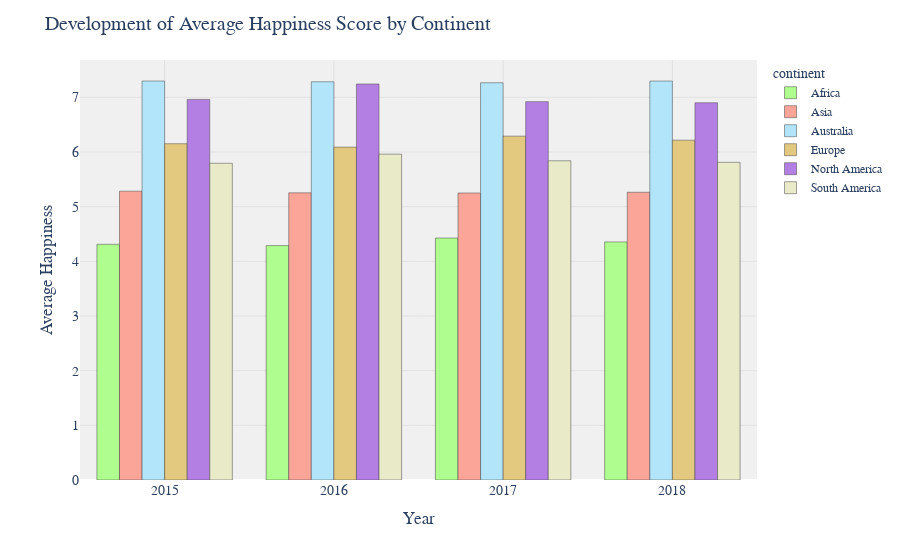
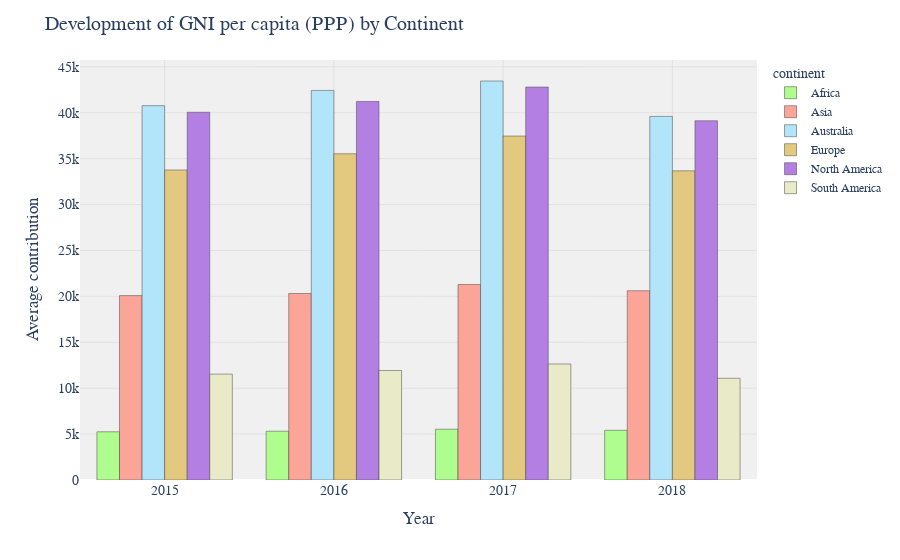

The notebook cell saved with these charts, in order:
### Code cell
continent_colors = {
    'Africa': '#AEFD8E',
    'Asia': '#FAA598',
    'Europe': '#E3C97F',
    'North America': '#B47FE3',
    'Australia': '#B2E4FA',
    'South America': '#E8EAC8'
}

avg_happiness = data.groupby(['continent', 'Year'])['happiness_score'].mean().reset_index()

# Create a grouped histogram using Plotly
fig = px.histogram(avg_happiness, x='Year', y='happiness_score', color='continent', barmode='group',
                   color_discrete_map=continent_colors)


fig.update_layout(
    title='Development of Average Happiness Score by Continent',
    xaxis_title='Year',
    yaxis_title='Average Happiness',
    font=dict(family='Arial', size=14),
    legend=dict(font=dict(family='Arial', size=12)),
    plot_bgcolor='rgb(240, 240, 240)',
    bargap=0.2
)


fig.update_xaxes(showgrid=True, gridwidth=0.5, gridcolor='lightgray')
fig.update_yaxes(showgrid=True, gridwidth=0.5, gridcolor='lightgray')


fig.update_traces(marker=dict(line=dict(width=0.5)))


fig.show()

avg_gni = data.groupby(['continent', 'Year'])['GNI_per_capita_PPP'].mean().reset_index()

# Create a grouped histogram using Plotly
fig = px.histogram(avg_gni, x='Year', y='GNI_per_capita_PPP', color='continent', barmode='group',
                   color_discrete_map=continent_colors)


fig.update_layout(
    title='Development of GNI per capita (PPP) by Continent',
    xaxis_title='Year',
    yaxis_title='Average contribution',
    font=dict(family='Arial', size=14),
    legend=dict(font=dict(family='Arial', size=12)),
    plot_bgcolor='rgb(240, 240, 240)',
    bargap=0.2
)


fig.update_xaxes(showgrid=True, gridwidth=0.5, gridcolor='lightgray')
fig.update_yaxes(showgrid=True, gridwidth=0.5, gridcolor='lightgray')


fig.update_traces(marker=dict(line=dict(width=0.5)))

fig.show()

### Figure 1 — Plotly figure (JSON) as saved in the notebook; plotly's stock layout.template omitted (floating-point values rounded to 4 significant figures)
{"data": [{"alignmentgroup": "True", "bingroup": "x", "histfunc": "sum", "hovertemplate": "continent=Africa<br>Year=%{x}<br>sum of happiness_score=%{y}<extra></extra>", "legendgroup": "Africa", "marker": {"color": "#AEFD8E", "line": {"width": 0.5}, "pattern": {"shape": ""}}, "name": "Africa", "offsetgroup": "Africa", "orientation": "v", "showlegend": true, "type": "histogram", "x": [2015, 2016, 2017, 2018], "xaxis": "x", "y": [4.312, 4.288, 4.427, 4.355], "yaxis": "y"}, {"alignmentgroup": "True", "bingroup": "x", "histfunc": "sum", "hovertemplate": "continent=Asia<br>Year=%{x}<br>sum of happiness_score=%{y}<extra></extra>", "legendgroup": "Asia", "marker": {"color": "#FAA598", "line": {"width": 0.5}, "pattern": {"shape": ""}}, "name": "Asia", "offsetgroup": "Asia", "orientation": "v", "showlegend": true, "type": "histogram", "x": [2015, 2016, 2017, 2018], "xaxis": "x", "y": [5.284, 5.253, 5.25, 5.264], "yaxis": "y"}, {"alignmentgroup": "True", "bingroup": "x", "histfunc": "sum", "hovertemplate": "continent=Australia<br>Year=%{x}<br>sum of happiness_score=%{y}<extra></extra>", "legendgroup": "Australia", "marker": {"color": "#B2E4FA", "line": {"width": 0.5}, "pattern": {"shape": ""}}, "name": "Australia", "offsetgroup": "Australia", "orientation": "v", "showlegend": true, "type": "histogram", "x": [2015, 2016, 2017, 2018], "xaxis": "x", "y": [7.299, 7.285, 7.268, 7.298], "yaxis": "y"}, {"alignmentgroup": "True", "bingroup": "x", "histfunc": "sum", "hovertemplate": "continent=Europe<br>Year=%{x}<br>sum of happiness_score=%{y}<extra></extra>", "legendgroup": "Europe", "marker": {"color": "#E3C97F", "line": {"width": 0.5}, "pattern": {"shape": ""}}, "name": "Europe", "offsetgroup": "Europe", "orientation": "v", "showlegend": true, "type": "histogram", "x": [2015, 2016, 2017, 2018], "xaxis": "x", "y": [6.152, 6.09, 6.29, 6.216], "yaxis": "y"}, {"alignmentgroup": "True", "bingroup": "x", "histfunc": "sum", "hovertemplate": "continent=North America<br>Year=%{x}<br>sum of happiness_score=%{y}<extra></extra>", "legendgroup": "North America", "marker": {"color": "#B47FE3", "line": {"width": 0.5}, "pattern": {"shape": ""}}, "name": "North America", "offsetgroup": "North America", "orientation": "v", "showlegend": true, "type": "histogram", "x": [2015, 2016, 2017, 2018], "xaxis": "x", "y": [6.962, 7.244, 6.922, 6.901], "yaxis": "y"}, {"alignmentgroup": "True", "bingroup": "x", "histfunc": "sum", "hovertemplate": "continent=South America<br>Year=%{x}<br>sum of happiness_score=%{y}<extra></extra>", "legendgroup": "South America", "marker": {"color": "#E8EAC8", "line": {"width": 0.5}, "pattern": {"shape": ""}}, "name": "South America", "offsetgroup": "South America", "orientation": "v", "showlegend": true, "type": "histogram", "x": [2015, 2016, 2017, 2018], "xaxis": "x", "y": [5.794, 5.961, 5.839, 5.812], "yaxis": "y"}], "layout": {"bargap": 0.2, "barmode": "group", "font": {"family": "Arial", "size": 14}, "legend": {"font": {"family": "Arial", "size": 12}, "title": {"text": "continent"}, "tracegroupgap": 0}, "margin": {"t": 60}, "plot_bgcolor": "rgb(240, 240, 240)", "title": {"text": "Development of Average Happiness Score by Continent"}, "xaxis": {"anchor": "y", "domain": [0, 1], "gridcolor": "lightgray", "gridwidth": 0.5, "showgrid": true, "title": {"text": "Year"}}, "yaxis": {"anchor": "x", "domain": [0, 1], "gridcolor": "lightgray", "gridwidth": 0.5, "showgrid": true, "title": {"text": "Average Happiness"}}}}

### Figure 2 — Plotly figure (JSON) as saved in the notebook; plotly's stock layout.template omitted (floating-point values rounded to 4 significant figures)
{"data": [{"alignmentgroup": "True", "bingroup": "x", "histfunc": "sum", "hovertemplate": "continent=Africa<br>Year=%{x}<br>sum of GNI_per_capita_PPP=%{y}<extra></extra>", "legendgroup": "Africa", "marker": {"color": "#AEFD8E", "line": {"width": 0.5}, "pattern": {"shape": ""}}, "name": "Africa", "offsetgroup": "Africa", "orientation": "v", "showlegend": true, "type": "histogram", "x": [2015, 2016, 2017, 2018], "xaxis": "x", "y": [5252.0, 5312.0, 5531.0, 5412.0], "yaxis": "y"}, {"alignmentgroup": "True", "bingroup": "x", "histfunc": "sum", "hovertemplate": "continent=Asia<br>Year=%{x}<br>sum of GNI_per_capita_PPP=%{y}<extra></extra>", "legendgroup": "Asia", "marker": {"color": "#FAA598", "line": {"width": 0.5}, "pattern": {"shape": ""}}, "name": "Asia", "offsetgroup": "Asia", "orientation": "v", "showlegend": true, "type": "histogram", "x": [2015, 2016, 2017, 2018], "xaxis": "x", "y": [20080.0, 20320.0, 21290.0, 20620.0], "yaxis": "y"}, {"alignmentgroup": "True", "bingroup": "x", "histfunc": "sum", "hovertemplate": "continent=Australia<br>Year=%{x}<br>sum of GNI_per_capita_PPP=%{y}<extra></extra>", "legendgroup": "Australia", "marker": {"color": "#B2E4FA", "line": {"width": 0.5}, "pattern": {"shape": ""}}, "name": "Australia", "offsetgroup": "Australia", "orientation": "v", "showlegend": true, "type": "histogram", "x": [2015, 2016, 2017, 2018], "xaxis": "x", "y": [40770, 42430, 43455, 39600.0], "yaxis": "y"}, {"alignmentgroup": "True", "bingroup": "x", "histfunc": "sum", "hovertemplate": "continent=Europe<br>Year=%{x}<br>sum of GNI_per_capita_PPP=%{y}<extra></extra>", "legendgroup": "Europe", "marker": {"color": "#E3C97F", "line": {"width": 0.5}, "pattern": {"shape": ""}}, "name": "Europe", "offsetgroup": "Europe", "orientation": "v", "showlegend": true, "type": "histogram", "x": [2015, 2016, 2017, 2018], "xaxis": "x", "y": [33760.0, 35530.0, 37460.0, 33670.0], "yaxis": "y"}, {"alignmentgroup": "True", "bingroup": "x", "histfunc": "sum", "hovertemplate": "continent=North America<br>Year=%{x}<br>sum of GNI_per_capita_PPP=%{y}<extra></extra>", "legendgroup": "North America", "marker": {"color": "#B47FE3", "line": {"width": 0.5}, "pattern": {"shape": ""}}, "name": "North America", "offsetgroup": "North America", "orientation": "v", "showlegend": true, "type": "histogram", "x": [2015, 2016, 2017, 2018], "xaxis": "x", "y": [40050.0, 41230, 42800.0, 39120.0], "yaxis": "y"}, {"alignmentgroup": "True", "bingroup": "x", "histfunc": "sum", "hovertemplate": "continent=South America<br>Year=%{x}<br>sum of GNI_per_capita_PPP=%{y}<extra></extra>", "legendgroup": "South America", "marker": {"color": "#E8EAC8", "line": {"width": 0.5}, "pattern": {"shape": ""}}, "name": "South America", "offsetgroup": "South America", "orientation": "v", "showlegend": true, "type": "histogram", "x": [2015, 2016, 2017, 2018], "xaxis": "x", "y": [11530.0, 11930.0, 12640.0, 11080.0], "yaxis": "y"}], "layout": {"bargap": 0.2, "barmode": "group", "font": {"family": "Arial", "size": 14}, "legend": {"font": {"family": "Arial", "size": 12}, "title": {"text": "continent"}, "tracegroupgap": 0}, "margin": {"t": 60}, "plot_bgcolor": "rgb(240, 240, 240)", "title": {"text": "Development of GNI per capita (PPP) by Continent"}, "xaxis": {"anchor": "y", "domain": [0, 1], "gridcolor": "lightgray", "gridwidth": 0.5, "showgrid": true, "title": {"text": "Year"}}, "yaxis": {"anchor": "x", "domain": [0, 1], "gridcolor": "lightgray", "gridwidth": 0.5, "showgrid": true, "title": {"text": "Average contribution"}}}}
